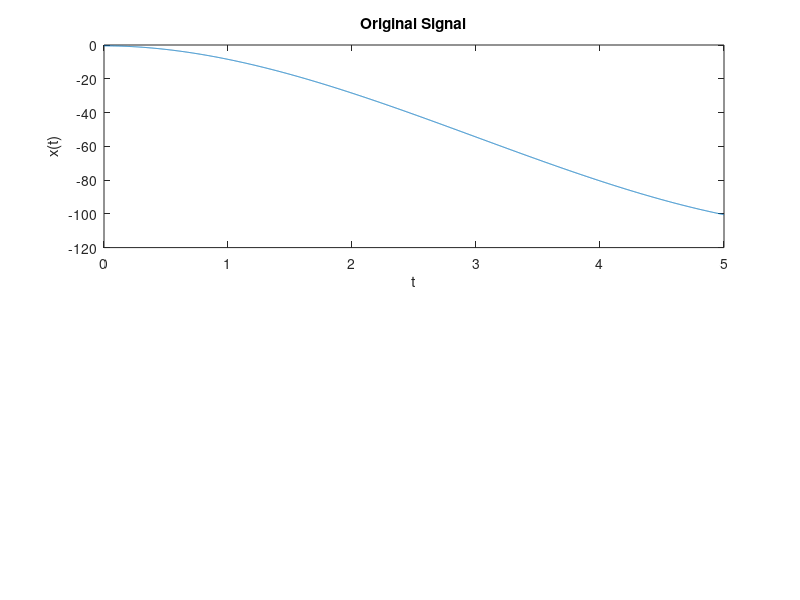

Source code (MATLAB): (Note: this script raises an error after producing the figure.)
t_samples = 0:0.1:5;

%For continuous time
t_fine = 0:0.001:5;

%Original Signal
%xreal = sin(pi * t_fine) - cos(2/3 * pi * t_fine);
%xreal = 2 * exp( 1/6 * pi * t_fine);
xreal = (t_fine).^ 3 - 9* (t_fine).^2 -0.5;

%Samples
%xn = sin(pi * t_samples) - cos(2/3 * pi * t_samples);
%xn = 2 * exp( 1/6 * pi * t_samples);
xn = (t_samples).^ 3 - 9*(t_samples).^2 -0.5;

subplot(2,1,1)
plot(t_fine, xreal)
xlabel('t')
ylabel('x(t)')
title('Original Signal')

%Reconstructing signal (lagrange interp)
xr = lagrange_interp(t_samples, xn, t_fine);
subplot(2,1,2)
plot(t_fine,xr)
xlabel('t')
ylabel('xr(t)')
title('Reconstructed Signal')

%Calculating Max Absolute Error
lagrange_err = MAE(xr,xreal)
